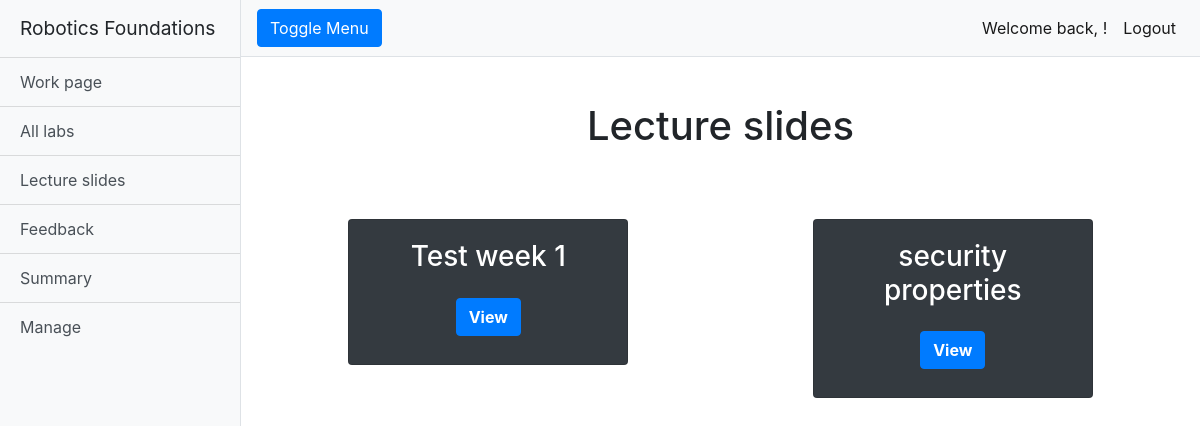
Page /rfwa/lectureslides/ (signed in) on the earlier database version.
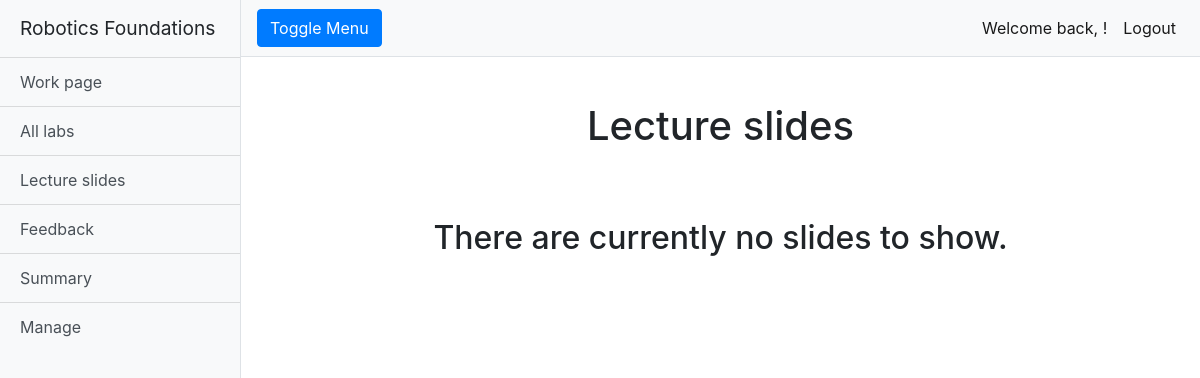
Same page on the later database version.
### rfwa/models.py (models this page shows, shortened)
class Slide(models.Model):
    name = models.CharField(max_length=128)
    lecture_Files = models.FileField(upload_to='slides/')
    slug = models.SlugField(primary_key=True, blank=True)

### rfwa/views.py (the view)
# urls.py: path('lectureslides/', views.lectureslides, name='lectureslides'),
@login_required
def lectureslides(request):
    slides = Slide.objects.order_by('name')
    return render(request, 'rfwa/lectureslides.html', {'slides': slides})

### templates/rfwa/lectureslides.html (shortened to what this page needs)
{% extends "rfwa/base.html" %}
{% block body_block %}
<div class="container-fluid">
  <h1 class="mt-4">Lecture slides</h1>
  {% if slides %}
  <div class="container-fluid mt-5">
    {% for slide in slides %}
    {% cycle 'row' '' as row silent %}
    {% if row %}
    <div class="row justify-content-around">
      {% endif %}
      <div class="col-sm-10 col-md-10 col-lg-4 mb-5">
        <div class="card bg-dark text-white mx-auto">
          <div class="card-body text-center">
            <h3 class="card-title">{{slide.name}}</h3>
            <div class="row pb-2 justify-content-around mt-4">
              <button class="btn btn-primary font-weight-bold loadProjectButton" rel="noopener noreferrer"
                onclick=" window.open('../../media/{{slide.lecture_Files}}','_blank')">View</button>
            </div>
          </div>
        </div>
      </div>
      {% if not row %}
    </div>
    {% endif %}
    {% endfor %}
    {% else %}
    <h2 class="text-center mt-5">There are currently no slides to show.</h2>
    {% endif %}
  </div>
</div>
{% endblock %}

Differences in the rows shown:
removed Slide: name "Test week 1"
removed Slide: name "security properties"
Other differences:
text now shown: "There are currently no slides to show."
